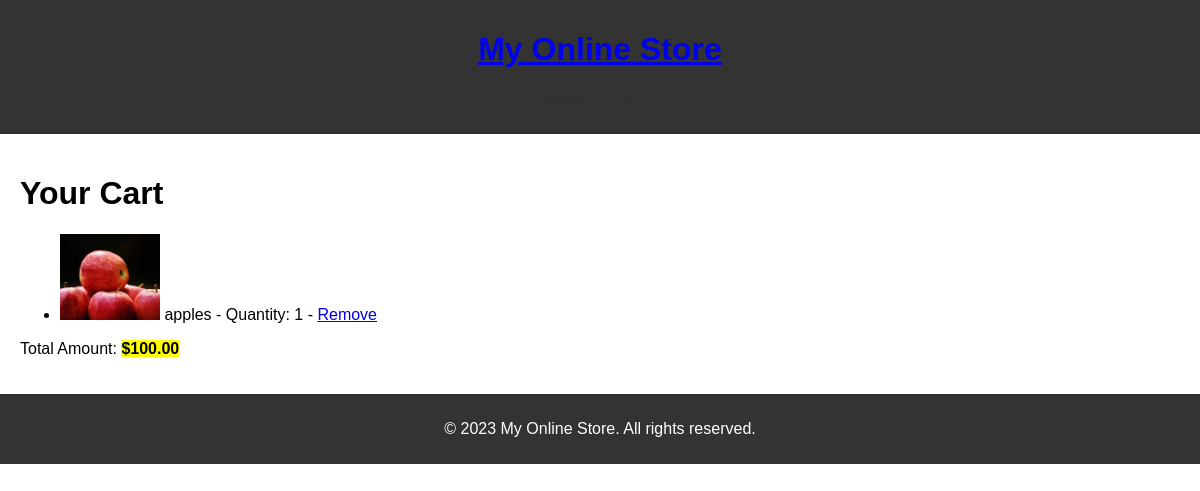
Page /cart/ on the committed database.
### cartapp/models.py (models this page shows)
class CartItem(models.Model):
    product = models.ForeignKey(Product, on_delete=models.CASCADE, default=None)
    quantity = models.PositiveIntegerField(default=1)

class Product(models.Model):
    name = models.CharField(max_length=100)
    price = models.DecimalField(max_digits=10, decimal_places=2)
    image = models.ImageField(upload_to='products/')

### cartapp/views.py (the view)
# urls.py: path('cart/', views.cart_view, name='cart'),
def cart_view(request):
    cart_items = CartItem.objects.all()
    total_amount = sum(item.product.price * item.quantity for item in cart_items)
    return render(request, 'cart.html', {'cart_items': cart_items, 'total_amount': total_amount})

### templates/cart.html (shortened to what this page needs)
{% load static %}
<!DOCTYPE html>
<html>
<head>
    <link rel="stylesheet" type="text/css" href="{% static 'css/style.css' %}">
</head>
<body>
    <header>
        <h1><a href="{% url 'product_list' %}">My Online Store</a></h1>
        <nav>
            <ul>
                <li><a href="{% url 'product_list' %}">Home</a></li>
                <li><a href="{% url 'cart' %}">Cart</a></li>
            </ul>
        </nav>
    </header>
    <main>
        <h1>Your Cart</h1>
            <ul>
                {% for item in cart_items %}
                <li>
                    <img src="{{ item.product.image.url }}" alt="{{ item.product.name }}" width="100">
                    {{ item.product.name }} - Quantity: {{ item.quantity }}
                    - <a href="{% url 'remove_from_cart' item.product.id %}">Remove</a>
                </li>
                {% endfor %}
            </ul>
        <p>Total Amount: <span class="highlight">${{ total_amount }}</span></p>
    </main>
    <footer>
        <p>&copy; 2023 My Online Store. All rights reserved.</p>
    </footer>
</body>
</html>

### static/css/style.css (style rules this page uses)
body { font-family: Arial, sans-serif; margin: 0; padding: 0; }
.highlight { background-color: yellow; font-weight: bold; }
header { background-color: #333; color: #fff; padding: 10px 0; text-align: center; }
nav ul { list-style: none; padding: 0; }
nav li { display: inline; margin-right: 20px; }
nav a { text-decoration: none; color: #333; }
main { padding: 20px; }
footer { background-color: #333; color: #fff; padding: 10px 0; text-align: center; }

### templates/cart.html (style rules this page uses)
.highlight { background-color: yellow; font-weight: bold; }

### rows in the picture
CartItem: product.image (picture), product.name "apples", quantity "1"

### other values in the picture
{{ total_amount }} "100.00"
